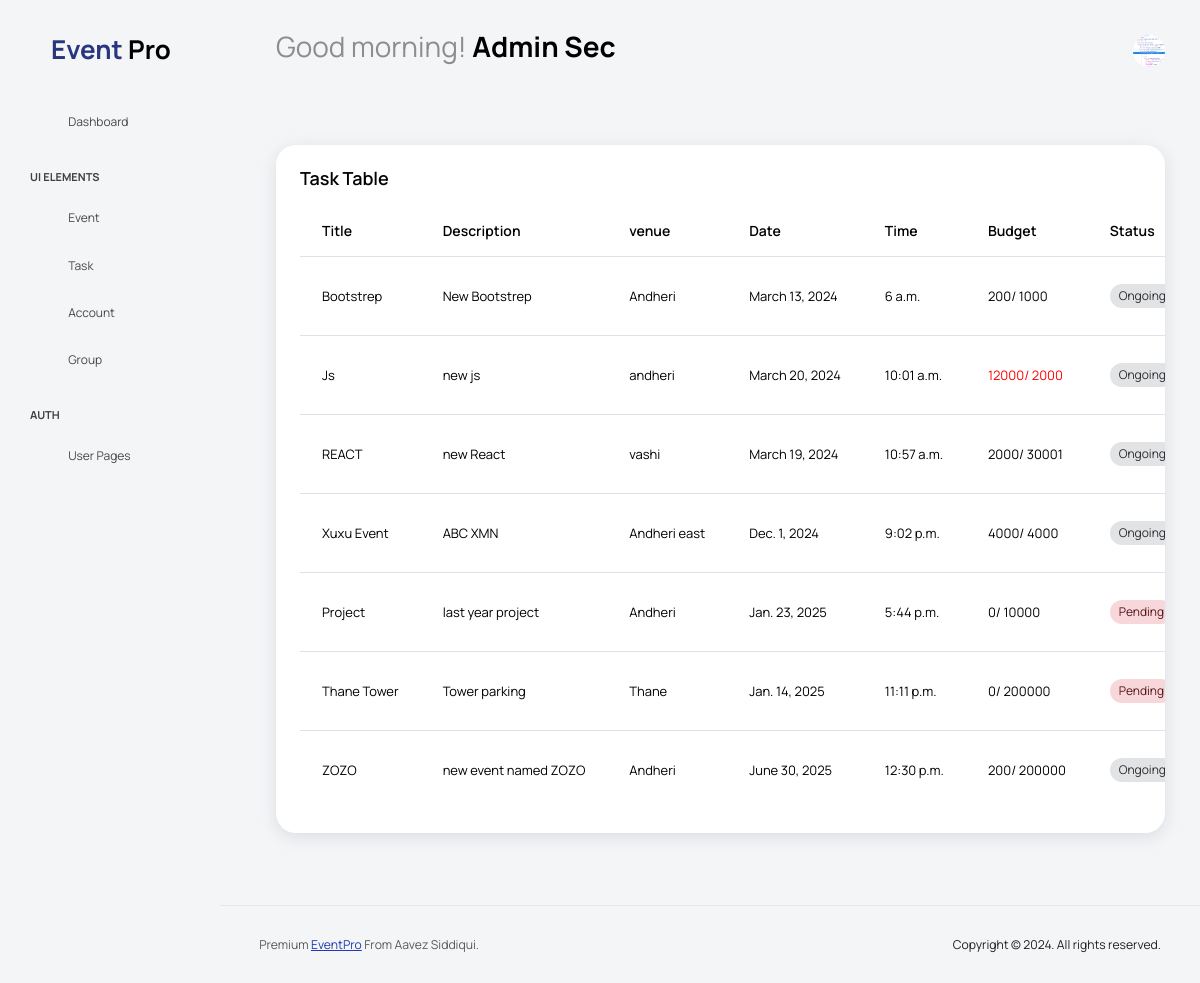
The app's page /Task-page (signed in) with its own data.
### userAcc/models.py (models this page shows)
class CustomUser(AbstractUser):
    phone_number = models.CharField(max_length=15, blank=True, null=True)
    profile_image = models.ImageField(upload_to='profile_images/', blank=True, null=True,default=None)
    email =   models.EmailField(unique=True)
    USERNAME_FIELD = "email"
    REQUIRED_FIELDS = []
    objects = CustomUserManager()
    def __str__(self):
        return self.email
    class Meta:
        permissions = (
                        ("can_add_staff", "To add staff"),
                        ("can_edit_staff", "To edit staff"),
                        ("can_make_group", "To make group")
                        )

### eventapp/models.py (models this page shows)
class Event(models.Model):
    title = models.CharField(max_length=200)
    date = models.DateField()
    time = models.TimeField()
    venue = models.CharField(max_length=200)
    description = models.TextField()
    status = models.CharField(max_length=20 ,default='Pending')
    Budget = models.IntegerField()
    manager_email = models.EmailField()
    managed_by = models.CharField(max_length=100)
    Attendee = models.IntegerField(default=0)
    created_by = models.EmailField()
    class Meta:
        permissions = (("can_edit_event", "To edit Event"),
                        ("can_add_event", "To add Event"),
                        )

### eventapp/views.py (the view)
# urls.py: path('Task-page',Task_page,name='Task-page'),
@login_required(login_url='login_page')
def Task_page(request):
    amount=0
    summ={}
    events = Event.objects.all()
    task =Task.objects.all()
    for i in events:
        for j in task:
            if i.id == j.Event_id:
                amount+=j.Budget
        summ[i.id] = amount
        amount=0
    context = {
        'events': events,
        'summs':summ
    }
    return render(request,'Task_page.html', context)

### templates/Task_page.html (shortened to what this page needs)
{% extends 'base.html' %}
{% load static %}
{% block content %}
<div class="col-lg-12 grid-margin stretch-card">
  <div class="card">
    <div class="card-body overflow-x-auto">
      <h4 class="card-title">Task Table</h4>
<table class="display table table-hover" id="TaskTable">
  <thead>
    <tr>
      <th>Title</th>
      <th>Description</th>
      <th>venue</th>
      <th>Date</th>
      <th>Time</th>
      <th>Budget</th>
      <th>Status</th>
    </tr>
  </thead>
  <tbody>
    {% for event in events %}
    {% if user.email == event.manager_email or user.is_superuser%}
    <tr class="event_id" data-id="{{ event.id }}" data-title="{{ event.title }}" data-email="{{ event.manager_email }}" data-status="{{ event.status }}" data-budget="{{ event.Budget }}">
      <td  title="TRY TITLE">{{ event.title }}</td>
      <td>{{ event.description }}</td>
      <td>{{ event.venue }}</td>
      <td>{{ event.date }}</td>
      <td>{{ event.time }}</td>
      {% for key, value in summs.items %}
              {% if key == event.id %}
              {% if value > event.Budget %}
              <td style="color: red;">{{ value }}/ {{ event.Budget }}</td>
              {% else %}
              <td>{{ value }}/ {{ event.Budget }}</td>
              {% endif %}
              {% endif %}
              {% endfor %}
      {% if event.status == 'Completed'%}
      <td>
        <span class="badge bg-success-subtle text-success-emphasis rounded-pill">Completed</span>
      </td>
      {% elif event.status == 'Pending' %}
      <td><span class="badge bg-danger-subtle text-danger-emphasis rounded-pill">Pending</span></td>
      {% elif event.status == 'Ongoing' %}
      <td><span class="badge bg-secondary-subtle text-secondary-emphasis rounded-pill">Ongoing</span></td>
      {% endif %}
    </tr>
    {% endif %}
    {% endfor %}
  </tbody>
</table>
</div>
</div>
</div>
 {% endblock %}

### templates/base.html (shortened to what this page needs)
{% load static %}
<!DOCTYPE html>
<html lang="en">
<head>
  <link rel="stylesheet" href="{% static 'css/iziToast.min.css' %}">
  <link rel="stylesheet" href="{% static 'vendors/feather/feather.css' %}">
  <link rel="stylesheet" href="{% static 'vendors/mdi/css/materialdesignicons.min.css' %}">
  <link rel="stylesheet" href="{% static 'vendors/ti-icons/css/themify-icons.css' %}">
  <link rel="stylesheet" href="{% static 'vendors/typicons/typicons.css' %}">
  <link rel="stylesheet" href="{% static 'vendors/simple-line-icons/css/simple-line-icons.css' %}">
  <link rel="stylesheet" href="{% static 'css/vertical-layout-light/style.css' %}">
  <link rel="stylesheet" type="text/css" href="https://cdn.datatables.net/1.11.5/css/jquery.dataTables.min.css">
  <link rel="stylesheet" href="https://code.jquery.com/ui/1.12.1/themes/base/jquery-ui.css">
</head>
<body class="with-welcome-text">
  <div class="container-scroller">
    {% include 'includes/navbar.html' %}
    <div class="container-fluid page-body-wrapper">
      {% include 'includes/sidebar.html' %}
      <div class="main-panel">
        <div class="content-wrapper">
          <div class="row">
            <div class="col-sm-12">
              <div class="home-tab">
                <div class="tab-content tab-content-basic">
                  <div class="tab-pane fade show active" id="overview" role="tabpanel" aria-labelledby="overview">
                      <div class="row">
                        {% block content %}
                        {% endblock %}
                      </div>
                  </div>
              </div>
          </div>
      </div>
  </div>
</div>
{% include 'includes/footer.html' %}
</div>
</div>
</div>
  </body>
  </html>

### templates/includes/navbar.html (shortened to what this page needs)
{% load static %}
<nav class="navbar default-layout col-lg-12 col-12 p-0 fixed-top d-flex align-items-top flex-row">
   <div class="text-center navbar-brand-wrapper d-flex align-items-center justify-content-start">
        <div>
            <a class="navbar-brand d-none d-lg-block" href="{% url 'home' %}">
                <h2 class="mb-0"><b>Event <span style="color: black;">Pro</span></b></h2>
            </a>
        </div>
    </div>
    <div class="navbar-menu-wrapper d-flex align-items-top">
      <ul class="navbar-nav">
        <li class="nav-item font-weight-semibold d-none d-lg-block ms-0">
          {% if request.user.is_authenticated %}
    {% if request.user.socialaccount_set.all %}
        {% with social_account=request.user.socialaccount_set.all.0 %}
            {% if social_account.provider == 'google' %}
            <h1 class="welcome-text"><span id="greeting"></span> <span class="text-black fw-bold">{{ request.user.first_name }} {{ request.user.last_name }}</span></h1>
          {% endif %}
        {% endwith %}
      {% else %}
      <h1 class="welcome-text"><span id="greeting"></span> <span class="text-black fw-bold">{{ request.user.first_name }} {{ request.user.last_name }}</span></h1>
    {% endif %}
    {% else %}
          <h1 class="welcome-text"><span id="greeting"></span> <span class="text-black fw-bold">Guest</span></h1>
{% endif %}
        </li>
      </ul>
      <ul class="navbar-nav ms-auto">
        {% if request.user.is_authenticated %}
  {% if request.user.socialaccount_set.all %}
    {% with social_account=request.user.socialaccount_set.all.0 %}
      {% if social_account.provider == 'google' %}
        <li class="nav-item dropdown user-dropdown">
          <a class="nav-link" id="UserDropdown" href="#" data-bs-toggle="dropdown" aria-expanded="false">
            <img class="img-xs rounded-circle" src="{{ social_account.extra_data.picture }}" alt="Profile image">
          </a>
          <div class="dropdown-menu dropdown-menu-right navbar-dropdown" aria-labelledby="UserDropdown">
            <div class="dropdown-header text-center">
              <img class="img-md rounded-circle" src="{{ social_account.extra_data.picture }}" alt="Profile image">
              <p class="mb-1 mt-3 font-weight-semibold">{{ request.user.first_name }} {{ request.user.last_name }}</p>
              <p class="fw-light text-muted mb-0">{{ request.user }}</p>
            </div>
            <a class="dropdown-item" href="{% url 'profile_edit_page' %}"><i class="dropdown-item-icon mdi mdi-account-outline text-primary me-2"></i> My Profile <span class="badge badge-pill badge-danger">1</span></a>
            <a class="dropdown-item"><i class="dropdown-item-icon mdi mdi-message-text-outline text-primary me-2"></i> Messages</a>
            <a class="dropdown-item"><i class="dropdown-item-icon mdi mdi-calendar-check-outline text-primary me-2"></i> Activity</a>
            <a class="dropdown-item"><i class="dropdown-item-icon mdi mdi-help-circle-outline text-primary me-2"></i> FAQ</a>
            <a class="dropdown-item" href="{% url 'logout' %}"><i class="dropdown-item-icon mdi mdi-power text-primary me-2"></i>Sign Out</a>
          </div>
        </li>
      {% endif %}
    {% endwith %}
  {% else %}
    <li class="nav-item dropdown user-dropdown">
      <a class="nav-link" id="UserDropdown" href="#" data-bs-toggle="dropdown" aria-expanded="false">
        {% if user.profile_image != '' %}
          <img class="img-xs rounded-circle" src="{{ user.profile_image.url }}" alt="Profile image">
        {% else %}
          <i class="mdi mdi-account-circle menu-icon"></i>
        {% endif %}
      </a>
    </li>
  {% endif %}
{% endif %}
    </div>
  </nav>

### templates/includes/sidebar.html (shortened to what this page needs)
{% load static %}
<nav class="sidebar sidebar-offcanvas" id="sidebar">
    <ul class="nav">
      {% if user.is_superuser or user.is_staff %}
      <li class="nav-item">
        <a class="nav-link" href="{% url 'home' %}">
          <i class="mdi mdi-grid-large menu-icon"></i>
          <span class="menu-title">Dashboard</span>
        </a>
      </li>
      <li class="nav-item nav-category">UI Elements</li>
      {% if user.is_superuser or perms.eventapp.can_add_event %}
      <li class="nav-item">
        <a class="nav-link" href="{% url 'Event-page' %}">
          <i class="mdi mdi-calendar-text-outline menu-icon"></i>
          <span class="menu-title">Event</span>
        </a>
      </li>
      {% endif %}
      {% if not user.is_superuser or user.is_staff %}
      <li class="nav-item">
        <a class="nav-link" href="{% url 'Task-page' %}">
          <i class="mdi mdi-ballot-outline menu-icon"></i>
          <span class="menu-title">Task</span>
        </a>
      </li>
      {% endif %}
      {% if user.is_superuser or perms.userAcc.can_add_staff %}
      <li class="nav-item">
        <a class="nav-link" href="{% url 'account_page' %}">
          <i class="mdi mdi-account-edit menu-icon"></i>
          <span class="menu-title">Account</span>
        </a>
      </li>
      {% endif %}
      {% if user.is_superuser or perms.userAcc.can_make_group %}
      <li class="nav-item">
        <a class="nav-link" href="{% url 'new_group' %}">
          <i class="mdi mdi-group menu-icon"></i>
          <span class="menu-title">Group</span>
        </a>
      </li>
      {% endif %}
      {% endif %}
      <li class="nav-item nav-category">Auth</li>
      <li class="nav-item">
        <a class="nav-link" data-bs-toggle="collapse" href="#auth" aria-expanded="false" aria-controls="auth">
          <i class="menu-icon mdi mdi-account-circle-outline"></i>
          <span class="menu-title">User Pages</span>
          <i class="menu-arrow"></i>
        </a>
      </li>
    </ul>
</nav>

### templates/includes/footer.html
<footer class="footer">
    <div class="d-sm-flex justify-content-center justify-content-sm-between">
      <span class="text-muted text-center text-sm-left d-block d-sm-inline-block">Premium <a
          href="{% url 'home' %}" >EventPro</a> From Aavez Siddiqui.</span>
      <span class="float-none float-sm-end d-block mt-1 mt-sm-0 text-center">Copyright © 2024. All rights reserved.</span>
    </div>
  </footer>

### templates/base.html (style rules this page uses)
.user-dropdown .nav-link { display: flex !important; align-items: center; justify-content: center; }

### records on screen
CustomUser: user.first_name "Admin", user.last_name "Sec", profile_image (picture)
Event: title "Bootstrep", description "New Bootstrep", venue "Andheri", date "March 13, 2024", time "6 a.m.", summs "200", Budget "1000", status "Ongoing"
Event: title "Js", description "new js", venue "andheri", date "March 20, 2024", time "10:01 a.m.", summs "12000", Budget "2000", status "Ongoing"
Event: title "REACT", description "new React", venue "vashi", date "March 19, 2024", time "10:57 a.m.", summs "2000", Budget "30001", status "Ongoing"
Event: title "Xuxu Event", description "ABC XMN", venue "Andheri east", date "Dec. 1, 2024", time "9:02 p.m.", summs "4000", Budget "4000", status "Ongoing"
Event: title "Project", description "last year project", venue "Andheri", date "Jan. 23, 2025", time "5:44 p.m.", summs "0", Budget "10000", status "Pending"
Event: title "Thane Tower", description "Tower parking", venue "Thane", date "Jan. 14, 2025", time "11:11 p.m.", summs "0", Budget "200000", status "Pending"
Event: title "ZOZO", description "new event named ZOZO", venue "Andheri", date "June 30, 2025", time "12:30 p.m.", summs "200", Budget "200000", status "Ongoing"
